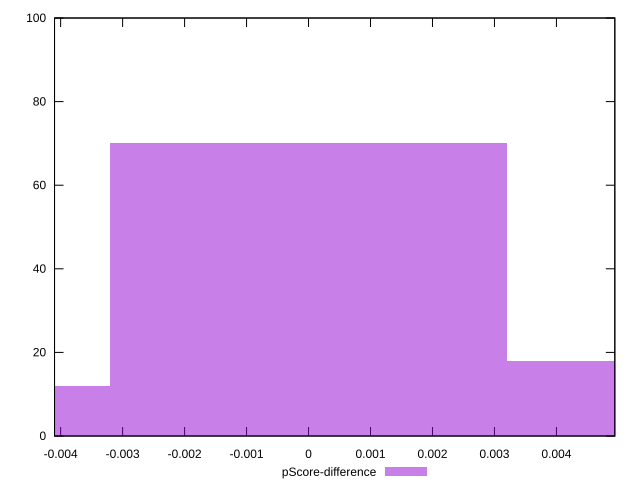

This figure's gnuplot source:
reset

$pScoreDifference <<EOF
0 70
0.006391994633096542 18
-0.006391994633096542 12
EOF

set key outside below
set boxwidth 0.006391994633096542
set xrange [-0.0040986485428589625:0.004942257760971763]
set yrange [0:100]
set trange [0:100]
set style fill transparent solid 0.5 noborder
set terminal svg size 640, 490 enhanced background rgb 'white'
set output "reports/report_00030_2021-02-24T20-42-31.540Z/max-potential-fid/samples/music/pScore-difference/histogram.svg"

plot $pScoreDifference title "pScore-difference" with boxes

reset
